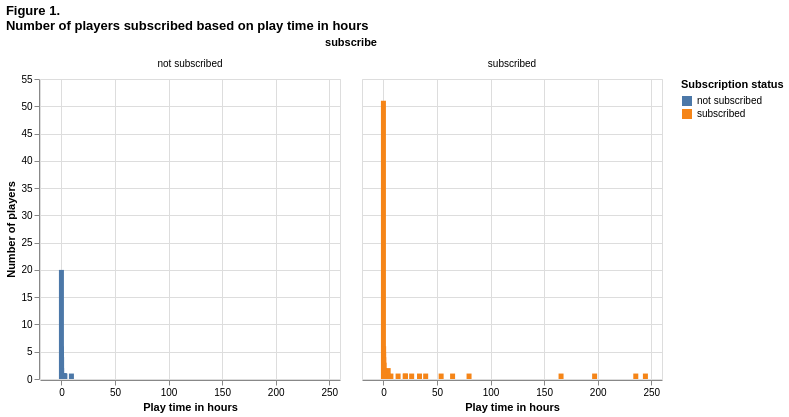

The cell this chart's notebook holds for it:
### Code cell
players_plot = alt.Chart(players_data_tidy).mark_bar().encode(
    x=alt.X("played_hours").title("Play time in hours"),
    y=alt.Y("count()").title("Number of players"),
    color = alt.Color("subscribe").title("Subscription status"),
).facet(
    "subscribe:N",
    columns = 2,
    title = ("Figure 1.", "Number of players subscribed based on play time in hours")
)

players_plot

### Figure 1 — Vega specification as saved in the notebook (floating-point values rounded to 4 significant figures)
{"$schema": "https://vega.github.io/schema/vega/v5.json", "data": [{"name": "source_0", "values": [{"played_hours": 33.65, "subscribe": "subscribed", "__count": 1, "__count_end": 1.0, "__count_start": 0.0}, {"played_hours": 4.25, "subscribe": "subscribed", "__count": 1, "__count_end": 1.0, "__count_start": 0.0}, {"played_hours": 0.08333, "subscribe": "not subscribed", "__count": 6, "__count_end": 6.0, "__count_start": 0.0}, {"played_hours": 0.8333, "subscribe": "subscribed", "__count": 2, "__count_end": 2.0, "__count_start": 0.0}, {"played_hours": 0.15, "subscribe": "subscribed", "__count": 5, "__count_end": 5.0, "__count_start": 0.0}, {"played_hours": 0.0, "subscribe": "subscribed", "__count": 51, "__count_end": 51.0, "__count_start": 0.0}, {"played_hours": 0.2167, "subscribe": "subscribed", "__count": 4, "__count_end": 4.0, "__count_start": 0.0}, {"played_hours": 1.917, "subscribe": "subscribed", "__count": 1, "__count_end": 1.0, "__count_start": 0.0}, {"played_hours": 1.683, "subscribe": "subscribed", "__count": 1, "__count_end": 1.0, "__count_start": 0.0}, {"played_hours": 0.2, "subscribe": "subscribed", "__count": 1, "__count_end": 1.0, "__count_start": 0.0}, {"played_hours": 0.0, "subscribe": "not subscribed", "__count": 20, "__count_end": 20.0, "__count_start": 0.0}, {"played_hours": 53.87, "subscribe": "subscribed", "__count": 1, "__count_end": 1.0, "__count_start": 0.0}, {"played_hours": 0.7167, "subscribe": "subscribed", "__count": 1, "__count_end": 1.0, "__count_start": 0.0}, {"played_hours": 0.7667, "subscribe": "subscribed", "__count": 1, "__count_end": 1.0, "__count_start": 0.0}, {"played_hours": 0.4167, "subscribe": "subscribed", "__count": 1, "__count_end": 1.0, "__count_start": 0.0}, {"played_hours": 0.2, "subscribe": "not subscribed", "__count": 1, "__count_end": 1.0, "__count_start": 0.0}, {"played_hours": 1.233, "subscribe": "subscribed", "__count": 1, "__count_end": 1.0, "__count_start": 0.0}, {"played_hours": 0.7167, "subscribe": "subscribed", "__count": 1, "__count_end": 1.0, "__count_start": 0.0}, {"played_hours": 2.017, "subscribe": "subscribed", "__count": 1, "__count_end": 1.0, "__count_start": 0.0}, {"played_hours": 0.1667, "subscribe": "not subscribed", "__count": 4, "__count_end": 4.0, "__count_start": 0.0}, {"played_hours": 0.1333, "subscribe": "subscribed", "__count": 3, "__count_end": 3.0, "__count_start": 0.0}, {"played_hours": 0.7667, "subscribe": "subscribed", "__count": 1, "__count_end": 1.0, "__count_start": 0.0}, {"played_hours": 0.55, "subscribe": "subscribed", "__count": 3, "__count_end": 3.0, "__count_start": 0.0}, {"played_hours": 1.967, "subscribe": "not subscribed", "__count": 1, "__count_end": 1.0, "__count_start": 0.0}, {"played_hours": 1.0, "subscribe": "subscribed", "__count": 1, "__count_end": 1.0, "__count_start": 0.0}, {"played_hours": 6.967, "subscribe": "subscribed", "__count": 1, "__count_end": 1.0, "__count_start": 0.0}, {"played_hours": 0.1833, "subscribe": "subscribed", "__count": 6, "__count_end": 6.0, "__count_start": 0.0}, {"played_hours": 0.4, "subscribe": "subscribed", "__count": 1, "__count_end": 1.0, "__count_start": 0.0}, {"played_hours": 2.45, "subscribe": "subscribed", "__count": 1, "__count_end": 1.0, "__count_start": 0.0}, {"played_hours": 0.1667, "subscribe": "subscribed", "__count": 2, "__count_end": 2.0, "__count_start": 0.0}, {"played_hours": 13.68, "subscribe": "subscribed", "__count": 1, "__count_end": 1.0, "__count_start": 0.0}, {"played_hours": 0.5833, "subscribe": "subscribed", "__count": 1, "__count_end": 1.0, "__count_start": 0.0}, {"played_hours": 0.6833, "subscribe": "subscribed", "__count": 2, "__count_end": 2.0, "__count_start": 0.0}, {"played_hours": 235.5, "subscribe": "subscribed", "__count": 1, "__count_end": 1.0, "__count_start": 0.0}, {"played_hours": 0.95, "subscribe": "not subscribed", "__count": 1, "__count_end": 1.0, "__count_start": 0.0}, {"played_hours": 0.2667, "subscribe": "subscribed", "__count": 2, "__count_end": 2.0, "__count_start": 0.0}, {"played_hours": 3.217, "subscribe": "subscribed", "__count": 1, "__count_end": 1.0, "__count_start": 0.0}, {"played_hours": 4.433, "subscribe": "subscribed", "__count": 2, "__count_end": 2.0, "__count_start": 0.0}, {"played_hours": 0.35, "subscribe": "subscribed", "__count": 1, "__count_end": 1.0, "__count_start": 0.0}, {"played_hours": 1.767, "subscribe": "subscribed", "__count": 1, "__count_end": 1.0, "__count_start": 0.0}, {"played_hours": 1.167, "subscribe": "subscribed", "__count": 2, "__count_end": 2.0, "__count_start": 0.0}, {"played_hours": 0.1167, "subscribe": "subscribed", "__count": 4, "__count_end": 4.0, "__count_start": 0.0}, {"played_hours": 0.25, "subscribe": "not subscribed", "__count": 1, "__count_end": 1.0, "__count_start": 0.0}, {"played_hours": 20.28, "subscribe": "subscribed", "__count": 1, "__count_end": 1.0, "__count_start": 0.0}, {"played_hours": 0.3333, "subscribe": "subscribed", "__count": 1, "__count_end": 1.0, "__count_start": 0.0}, {"played_hours": 64.55, "subscribe": "subscribed", "__count": 1, "__count_end": 1.0, "__count_start": 0.0}, {"played_hours": 244.5, "subscribe": "subscribed", "__count": 1, "__count_end": 1.0, "__count_start": 0.0}, {"played_hours": 0.6167, "subscribe": "subscribed", "__count": 1, "__count_end": 1.0, "__count_start": 0.0}, {"played_hours": 3.467, "subscribe": "subscribed", "__count": 1, "__count_end": 1.0, "__count_start": 0.0}, {"played_hours": 0.1, "subscribe": "subscribed", "__count": 2, "__count_end": 2.0, "__count_start": 0.0}, {"played_hours": 1.133, "subscribe": "subscribed", "__count": 1, "__count_end": 1.0, "__count_start": 0.0}, {"played_hours": 0.3, "subscribe": "not subscribed", "__count": 1, "__count_end": 1.0, "__count_start": 0.0}, {"played_hours": 165.8, "subscribe": "subscribed", "__count": 1, "__count_end": 1.0, "__count_start": 0.0}, {"played_hours": 1.333, "subscribe": "subscribed", "__count": 1, "__count_end": 1.0, "__count_start": 0.0}, {"played_hours": 0.2333, "subscribe": "subscribed", "__count": 2, "__count_end": 2.0, "__count_start": 0.0}, {"played_hours": 0.8833, "subscribe": "subscribed", "__count": 1, "__count_end": 1.0, "__count_start": 0.0}, {"played_hours": 0.2333, "subscribe": "not subscribed", "__count": 1, "__count_end": 1.0, "__count_start": 0.0}, {"played_hours": 0.5667, "subscribe": "subscribed", "__count": 1, "__count_end": 1.0, "__count_start": 0.0}, {"played_hours": 2.8, "subscribe": "subscribed", "__count": 1, "__count_end": 1.0, "__count_start": 0.0}, {"played_hours": 3.067, "subscribe": "not subscribed", "__count": 1, "__count_end": 1.0, "__count_start": 0.0}, {"played_hours": 0.4333, "subscribe": "subscribed", "__count": 1, "__count_end": 1.0, "__count_start": 0.0}, {"played_hours": 0.1833, "subscribe": "not subscribed", "__count": 2, "__count_end": 2.0, "__count_start": 0.0}, {"played_hours": 9.333, "subscribe": "not subscribed", "__count": 1, "__count_end": 1.0, "__count_start": 0.0}, {"played_hours": 0.08333, "subscribe": "subscribed", "__count": 3, "__count_end": 3.0, "__count_start": 0.0}, {"played_hours": 20.58, "subscribe": "subscribed", "__count": 1, "__count_end": 1.0, "__count_start": 0.0}, {"played_hours": 0.8167, "subscribe": "subscribed", "__count": 1, "__count_end": 1.0, "__count_start": 0.0}, {"played_hours": 79.92, "subscribe": "subscribed", "__count": 1, "__count_end": 1.0, "__count_start": 0.0}, {"played_hours": 1.2, "subscribe": "subscribed", "__count": 1, "__count_end": 1.0, "__count_start": 0.0}, {"played_hours": 0.1, "subscribe": "not subscribed", "__count": 1, "__count_end": 1.0, "__count_start": 0.0}, {"played_hours": 1.1, "subscribe": "subscribed", "__count": 1, "__count_end": 1.0, "__count_start": 0.0}, {"played_hours": 26.35, "subscribe": "subscribed", "__count": 1, "__count_end": 1.0, "__count_start": 0.0}, {"played_hours": 0.1167, "subscribe": "not subscribed", "__count": 1, "__count_end": 1.0, "__count_start": 0.0}, {"played_hours": 0.3, "subscribe": "subscribed", "__count": 1, "__count_end": 1.0, "__count_start": 0.0}, {"played_hours": 1.433, "subscribe": "subscribed", "__count": 1, "__count_end": 1.0, "__count_start": 0.0}, {"played_hours": 197.1, "subscribe": "subscribed", "__count": 1, "__count_end": 1.0, "__count_start": 0.0}, {"played_hours": 0.5333, "subscribe": "subscribed", "__count": 1, "__count_end": 1.0, "__count_start": 0.0}, {"played_hours": 1.2, "subscribe": "not subscribed", "__count": 1, "__count_end": 1.0, "__count_start": 0.0}, {"played_hours": 0.9833, "subscribe": "not subscribed", "__count": 1, "__count_end": 1.0, "__count_start": 0.0}, {"played_hours": 0.5, "subscribe": "not subscribed", "__count": 1, "__count_end": 1.0, "__count_start": 0.0}, {"played_hours": 1.933, "subscribe": "not subscribed", "__count": 1, "__count_end": 1.0, "__count_start": 0.0}, {"played_hours": 2.967, "subscribe": "not subscribed", "__count": 1, "__count_end": 1.0, "__count_start": 0.0}, {"played_hours": 2.267, "subscribe": "not subscribed", "__count": 1, "__count_end": 1.0, "__count_start": 0.0}, {"played_hours": 0.9167, "subscribe": "subscribed", "__count": 1, "__count_end": 1.0, "__count_start": 0.0}, {"played_hours": 0.3167, "subscribe": "not subscribed", "__count": 1, "__count_end": 1.0, "__count_start": 0.0}, {"played_hours": 39.43, "subscribe": "subscribed", "__count": 1, "__count_end": 1.0, "__count_start": 0.0}, {"played_hours": 1.833, "subscribe": "not subscribed", "__count": 1, "__count_end": 1.0, "__count_start": 0.0}, {"played_hours": 0.35, "subscribe": "not subscribed", "__count": 1, "__count_end": 1.0, "__count_start": 0.0}, {"played_hours": 2.983, "subscribe": "not subscribed", "__count": 1, "__count_end": 1.0, "__count_start": 0.0}, {"played_hours": 0.25, "subscribe": "subscribed", "__count": 1, "__count_end": 1.0, "__count_start": 0.0}]}, {"name": "facet_domain", "values": [{"subscribe": "subscribed", "count": 65}, {"subscribe": "not subscribed", "count": 24}]}, {"name": "facet_domain_row", "values": [{"data": 0.0}]}, {"name": "facet_domain_column", "transform": [{"type": "sequence", "start": 0.0, "stop": {"signal": "min(length(data(\"facet_domain\")), 2)"}}]}, {"name": "source_0_x_domain_played_hours", "values": [{"min": 0.0, "max": 244.5}]}, {"name": "source_0_color_domain_subscribe", "values": [{"subscribe": "subscribed"}, {"subscribe": "not subscribed"}]}], "signals": [{"name": "child_width", "value": 300}, {"name": "child_height", "value": 300}], "marks": [{"type": "group", "name": "facet-title", "title": {"text": "subscribe", "style": "guide-title", "offset": 10}, "role": "column-title"}, {"type": "group", "name": "row_header", "from": {"data": "facet_domain_row"}, "encode": {"update": {"height": {"signal": "child_height"}}}, "axes": [{"scale": "y", "orient": "left", "grid": false, "labelOverlap": true, "title": "Number of players", "tickCount": {"signal": "ceil(child_height/40)"}, "zindex": 0}], "role": "row-header"}, {"type": "group", "name": "column_footer", "from": {"data": "facet_domain_column"}, "encode": {"update": {"width": {"signal": "child_width"}}}, "axes": [{"scale": "x", "orient": "bottom", "grid": false, "tickCount": {"signal": "ceil(child_width/40)"}, "labelFlush": true, "title": "Play time in hours", "labelOverlap": true, "zindex": 0}], "role": "column-footer"}, {"type": "group", "name": "cell", "from": {"facet": {"data": "source_0", "name": "facet", "groupby": ["subscribe"]}}, "sort": {"field": ["datum[\"subscribe\"]"], "order": ["ascending"]}, "encode": {"update": {"height": {"signal": "child_height"}, "width": {"signal": "child_width"}}}, "marks": [{"type": "rect", "name": "child_marks", "from": {"data": "facet"}, "encode": {"update": {"xc": {"field": "played_hours", "scale": "x"}, "fill": {"field": "subscribe", "scale": "color"}, "width": {"value": 5}, "y": {"field": "__count_end", "scale": "y"}, "y2": {"field": "__count_start", "scale": "y"}}}, "style": ["bar"]}], "axes": [{"scale": "x", "gridScale": "y", "ticks": false, "minExtent": 0, "labels": false, "maxExtent": 0, "tickCount": {"signal": "ceil(child_width/40)"}, "domain": false, "grid": true, "aria": false, "orient": "bottom", "zindex": 0}, {"scale": "y", "minExtent": 0, "tickCount": {"signal": "ceil(child_height/40)"}, "orient": "left", "labels": false, "gridScale": "x", "maxExtent": 0, "domain": false, "ticks": false, "grid": true, "aria": false, "zindex": 0}], "title": {"text": {"signal": "isValid(parent[\"subscribe\"]) ? parent[\"subscribe\"] : \"\"+parent[\"subscribe\"]"}, "frame": "group", "style": "guide-label", "offset": 10}, "style": "cell"}], "scales": [{"name": "x", "type": "linear", "domain": [{"signal": "(data(\"source_0_x_domain_played_hours\")[0] || {}).min"}, {"signal": "(data(\"source_0_x_domain_played_hours\")[0] || {}).max"}], "range": [0, {"signal": "child_width"}], "padding": 5, "zero": false, "nice": true}, {"name": "y", "type": "linear", "domain": {"data": "source_0", "fields": ["__count_start", "__count_end"]}, "range": [{"signal": "child_height"}, 0], "zero": true, "nice": true}, {"name": "color", "type": "ordinal", "domain": {"data": "source_0_color_domain_subscribe", "field": "subscribe", "sort": true}, "range": "category"}], "title": {"text": ["Figure 1.", "Number of players subscribed based on play time in hours"], "anchor": "start"}, "layout": {"padding": 20, "bounds": "full", "align": "all", "columns": 2}, "background": "white", "legends": [{"title": "Subscription status", "fill": "color", "symbolType": "square"}], "padding": 5}
